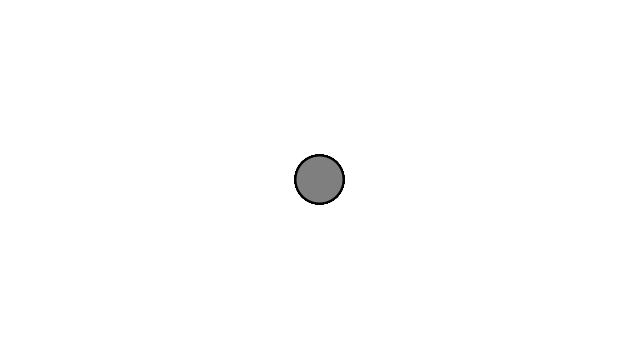
Frame 1 (no input)
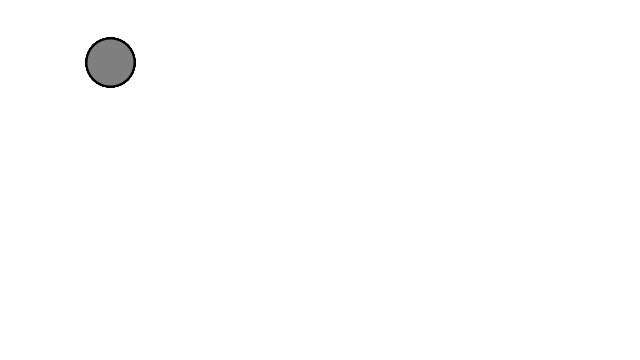
Frame 60 (the mouse pressed at the canvas centre just before this capture)
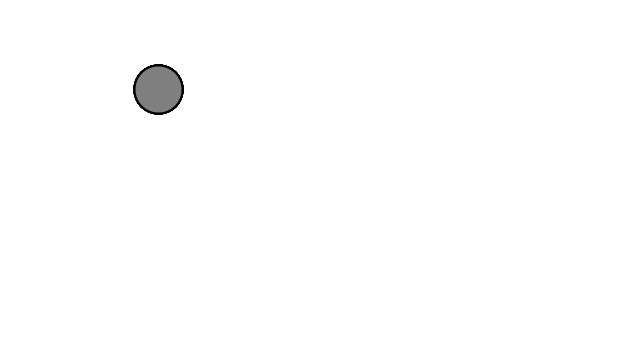
Frame 120 (the mouse held since frame 60 and released just before this capture)

The Processing sketch that drew these frames (run headless with seeded random() and noise(); from frame 60 on, the mouse is pressed at the canvas centre):

// Processing sketch: sketch_1_AccelerateTowardsMouse
// ── sketch_1_AccelerateTowardsMouse.pde
Mover[] movers = new Mover[20];

void setup(){
  size(640, 360);
  for(int i = 0; i < movers.length; i++){
    movers[i] = new Mover();
  
  }
}

void draw(){
  background(255);
  for(int i = 0; i < movers.length; i++){
    movers[i].update();
    movers[i].checkEdges();
    movers[i].display();
  }
}
// ── Mover.pde
class Mover {

  PVector position;
  PVector velocity;
  PVector acceleration;
  
  float topSpeed;
  
  Mover(){
    position = new PVector(width/2, height/2);
    velocity = new PVector(0, 0);
    topSpeed = 5;
  
  }
  
  void update(){
    PVector mouse = new PVector(mouseX, mouseY);
    PVector acceleration = PVector.sub(mouse, position);
    
    acceleration.setMag(0.2);
    velocity.add(acceleration);
    velocity.limit(topSpeed);
    position.add(velocity);
  }
  
  void display(){
    stroke(0);
    strokeWeight(2);
    fill(127);
    ellipse(position.x, position.y, 48, 48);
  }
  
  void checkEdges(){
    if(position.x > width) {
      position.x = 0;
    }
    else if(position.x < 0){
      position.x = width;
    }
    
    
    if(position.y > height) {
      position.y = 0;
    }
    else if(position.y < 0){
      position.y = height;
    }
  }
}
